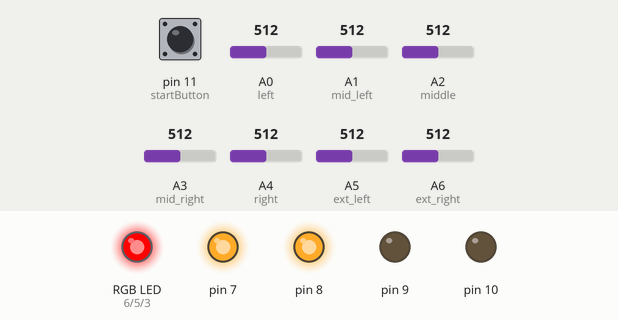
Bench run of a sketch on a simulated Arduino Nano, built with avr-gcc and run on an emulated ATmega328P. Shown: an RGB LED mixed from three pins (HIGH = lit), output pins drawn as LEDs (lit = HIGH). Inputs (shaded band) come from the test bench; at power-on: A1 (mid_left) = 512, A3 (mid_right) = 512, A5 (ext_left) = 512, A6 (ext_right) = 512, A2 (middle) = 512, A0 (left) = 512, pin 11 (startButton) HIGH, A4 (right) = 512.

Above: at 1.8 s.
1.9 s: A1 (mid_left) set to 670
At 4.2 s:
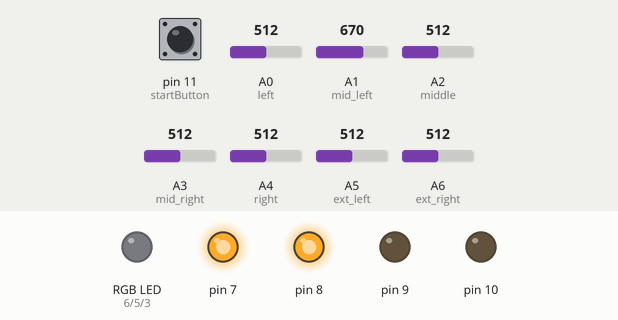
6.3 s: A3 (mid_right) set to 190
At 9.0 s:
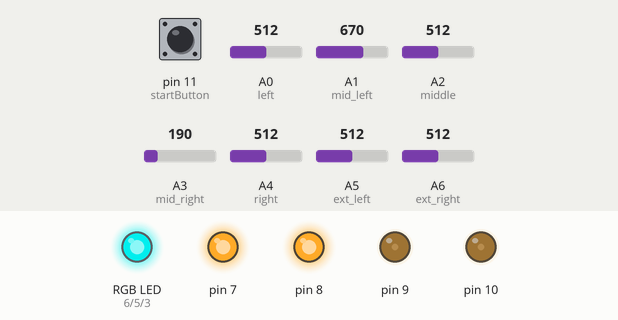
10.1 s: A5 (ext_left) set to 190
At 12.43 s:
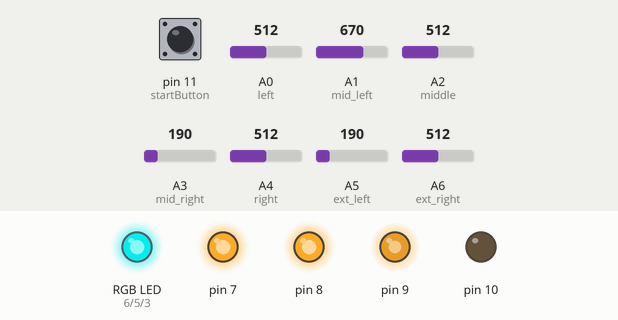
16.4 s: A6 (ext_right) set to 190
19.9 s: A2 (middle) set to 670
23.4 s: A0 (left) set to 642
25.6 s: A0 (left) set to 668
At 28.8 s:
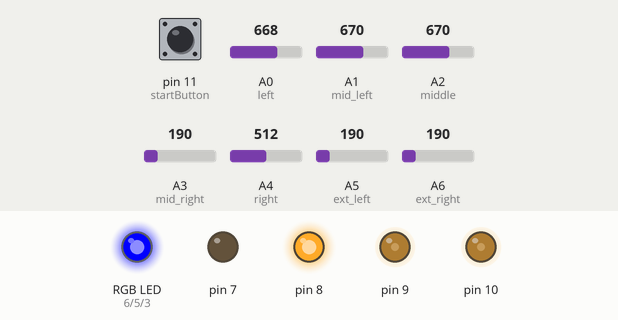
Timing chart, 0 to 30.3 s (numbered marks = the images above; inputs shaded):
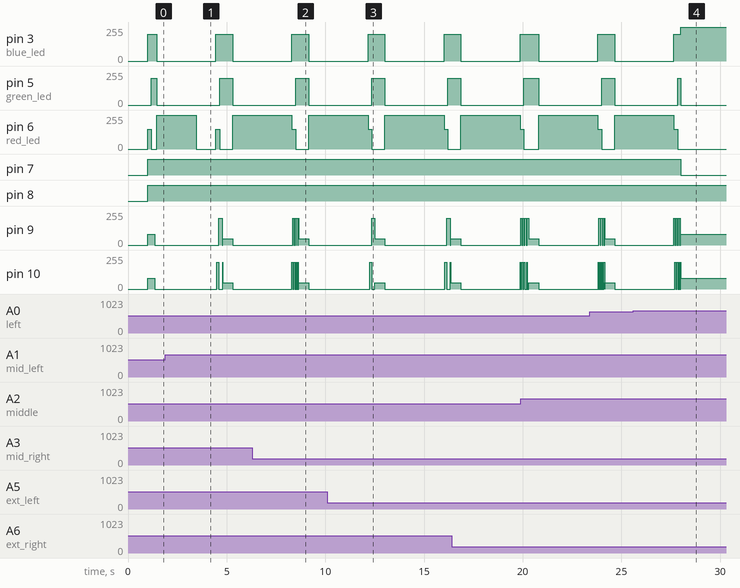

Measured:
- the behaviour switches between 659 and 660 on A0 (left) (found by bisection; images 3 and 4)
- after the input at 25.6 s, pin 6 (red_led): goes on until 27.8 s, then stays 0/255; pin 7: HIGH → LOW after 2.4 s

The sketch:

maze_whiteline.ino
```cpp
const int startButton = 11;

const int left = A0;
const int ext_left = A5;
const int mid_left = A1;
const int middle = A2;
const int mid_right = A3;
const int ext_right = A6;
const int right = A4;
const int buzzer = 7;

const int green_led = 5;
const int blue_led = 3;
const int red_led = 6;

bool l = 0;    // left
bool r = 0;    // right
bool s = 0;    // straight
bool u = 0;    // back
int e = 0;     // end of the maze
int paths = 0; // over all path

bool endFound = 0; // end found as it is

int blackValue = 900; // analog value of black
int whiteValue = 100; // analog value of white
int threshold = 660;  // threshhold value invert this value to change to differnt contrast
// int threshold = (blackValue + whiteValue) * 0.5;

int FT = 250; // this is cycles based on how fast is the robot (cycles are inversely poroportional to speed)

int P, D, I, previousError, PIDvalue, error; // ititate values pdi and error previous error and pid values calculated
int lsp = 100;                               // speed left
int rsp = 100;                               // speed right
int lfspeed = 80;                            // what is speed
int turnspeed;                               // turn speed will further change
// gain values will alter later
float Kp = 0.04;
float Kd = 0.05;
float Ki = 0.01;

String str; // path as a string

void setup()
{
  Serial.begin(9600);
  pinMode(startButton, INPUT_PULLUP);
  pinMode(7, OUTPUT);
  pinMode(8, OUTPUT);
  pinMode(blue_led, OUTPUT);  // blue
  pinMode(green_led, OUTPUT); // green
  pinMode(red_led, OUTPUT);   // red
  //  lfspeed = 50000 / analogRead(7); //arbitrary conversion to convert analogRead to speed. Need to check if this works for all voltage levels
  turnspeed = lfspeed * 0.6; // idk what is this
}

void loop() // this is the loop main loop
{
  while (digitalRead(startButton) == 0) // waiting for the start button
  {                                     // Do nothing while waiting for button press
  }
  delay(1000);

  while (endFound == 0) // line following robot main code ----->
  {
    linefollow(); // follows line
    checknode();  // checks intersection
    botstop();    // stops bot
    delay(100);

    reposition(); // have to read about this
  }

  for (int x = 0; x < 4; x++) // convertor of the whole path to shortest path
  {
    str.replace("LULUS", "U");
    str.replace("LUSUL", "U");
    str.replace("LUL", "S");
    str.replace("SUL", "R");
    str.replace("LUS", "R");
    str.replace("RUL", "U");
  }
  int endpos = str.indexOf('E');

  while (digitalRead(startButton) == 0) // waits for the maze shortest path
  {                                     // Do nothing while waiting for button press
  }
  delay(1000);

  for (int i = 0; i <= endpos; i++) // maze shortest path
  {
    char node = str.charAt(i);
    paths = 0;
    while (paths < 2)
    {
      linefollow();
      checknode();
      if (paths == 1)
      {
        reposition();
      }
    }
    switch (node)
    {
    case 'L':
      botstop();
      delay(50);
      botleft();
      break;

    case 'S':
      break;

    case 'R':
      botstop();
      delay(50);
      botright();
      break;

    case 'E':
      for (int i = 0; i < 50; i++)
      {
        botinchforward();
      }
      red();
      botstop();
      delay(1000);
      break;
    } //_________end of switch
  }   //_________end of for loop
}

void showSensorData() // just prints out
{
  Serial.print("Sensor 0 -");
  Serial.print(analogRead(left));
  Serial.print("Sensor 1 -");
  Serial.print(analogRead(mid_left));
  Serial.print("Sensor 2 -");
  Serial.print(analogRead(middle));
  Serial.print("Sensor 3 -");
  Serial.print(analogRead(mid_right));
  Serial.print("Sensor 4- ");
  Serial.println(analogRead(right));
}

void linefollow() // line following function using pid function returns green
{                 // green () ;
  paths = 0;
  while ((analogRead(left) > threshold) && (analogRead(right) > threshold) && (analogRead(middle) < threshold)) // first is left
  {
    PID(); // takes pid values and returns corrctions based on error and gain
  }
  lightsoff(); // when straight line finished the lights turns off
}

void PID() // pid function takes error and corrects,
{
  int error1 = analogRead(mid_left) - analogRead(mid_right);
  int error2 = analogRead(ext_left) - analogRead(ext_right);
  int error = error1 + error2;

  P = error;                 // proportional
  I = I + error;             // integral
  D = error - previousError; // derivative

  PIDvalue = (Kp * P) + (Ki * I) + (Kd * D); // calculated value pid
  previousError = error;                     // previous error

  lsp = lfspeed - PIDvalue; // lsp left speed
  rsp = lfspeed + PIDvalue; // right speed

  if (lsp > 200)
  {
    lsp = 200; // sets max speed
  }
  if (lsp < 0)
  {
    lsp = 0; // set speed to null or zero
  }
  if (rsp > 200)
  {
    rsp = 200; // same as lsp sets max speed
  }
  if (rsp < 0)
  {
    rsp = 0; // same sets to zero
  }
  // sets speed and direction of motor
  digitalWrite(7, HIGH);
  digitalWrite(8, HIGH);
  analogWrite(9, lsp);
  analogWrite(10, rsp);
}

void checknode() // returns yellow when detection
{
  yellow();  // yellow light  on to indicate node or any turn
  l = 0;     // left
  r = 0;     // right
  s = 0;     // straight
  u = 0;     // u turn
  e = 0;     // end
  paths = 0; // path

  // checks whethere bot is on node and the number of exits possible

  if (analogRead(right) < threshold)                                                                         // if right sensor is true
    r = 1;                                                                                                   // if  right most is true
  if (analogRead(left) < threshold)                                                                          // if left sensor is true
    l = 1;                                                                                                   // if left most is true
  if ((analogRead(left) > threshold && (analogRead(right) > threshold) && (analogRead(middle) > threshold))) // if all sensor are true
  {
    u = 1; // if the intersection ends  then u turn
  }
  if ((analogRead(middle) < threshold) && (analogRead(mid_right) < threshold) && (analogRead(right) < threshold)) // if all sensors are false
  {
    e = 1; // if the maze ends
  }

  if (u == 0)
  {
    for (int i = 0; i < FT; i++) // as fas as i know this loop runs 250 times casue ft is defined as ft (i think this is varied by how fast)
    {
      magenta(); // light turns to purple
      // botinchforward ();
      // this loop might be used for detecting a t junction and marks it
      PID();                             // simple pdi
      if (analogRead(right) < threshold) // same if right is true then right
      {
        r = 1;
      }
      if (analogRead(left) < threshold) // left is true then left
      {
        l = 1;
      }
    }
    for (int i = 0; i < FT; i++) // this loop also runs 250 times
    {
      cyan();
      // botinchforward ();
      PID();
      if (analogRead(middle) < threshold)
        s = 1;
      if ((e == 1) && (analogRead(mid_right) < threshold) && (analogRead(right) < threshold) && (analogRead(middle) < threshold))
        e = 2;
    }
  }

  if (u == 1)
  {
    for (int i = 0; i < 50; i++)
    {
      botinchforward(); // inch bot with cycle of fifty
    }
  }

  paths = l + s + r; // final path passed
}

void reposition() // takes the decision based on position returns blue
{
  blue();
  if (e == 2)
  {
    str += 'E';
    endFound = 1;
    red();
    botstop();
    delay(2000);
  }
  else if (l == 1)
  {
    if (paths > 1)
      str += 'L';
    botleft(); // take left
  }

  else if (s == 1)
  {
    if (paths > 1)
      str += 'S';
  }
  else if (r == 1)
  {
    if (paths > 1)
      str += 'R';
    botright(); // take right
  }

  else if (u == 1)
  {
    magenta();
    str += 'U';
    botuturn(); // take left
  }
  lightsoff();
}

void botleft() // left turn
{
  digitalWrite(7, HIGH);
  digitalWrite(8, LOW);
  analogWrite(9, lfspeed);
  analogWrite(10, lfspeed);
  delay(200);
  while (analogRead(middle) > threshold)
  {
    digitalWrite(7, HIGH);
    digitalWrite(8, LOW);
    analogWrite(9, lfspeed);
    analogWrite(10, lfspeed);
  }
  analogWrite(9, 0);
  analogWrite(10, 0);
  delay(50);
}

void botright() // right turn
{
  digitalWrite(7, LOW);
  digitalWrite(8, HIGH);
  analogWrite(9, lfspeed);
  analogWrite(10, lfspeed);
  delay(200);
  while (analogRead(middle) > threshold)
  {
    digitalWrite(7, LOW);
    digitalWrite(8, HIGH);
    analogWrite(9, lfspeed);
    analogWrite(10, lfspeed);
  }
  analogWrite(9, 0);
  analogWrite(10, 0);
  delay(50);
}

void botstraight() // strat line function
{
  digitalWrite(7, HIGH);
  digitalWrite(8, HIGH);
  analogWrite(9, lfspeed);
  analogWrite(10, lfspeed);
}

void botinchforward() // moves bot an inch
{
  digitalWrite(7, HIGH);
  digitalWrite(8, HIGH);
  analogWrite(9, turnspeed);
  analogWrite(10, turnspeed);
  delay(10);
}
void botstop() // stops the bot at the end
{
  digitalWrite(7, HIGH);
  digitalWrite(8, HIGH);
  analogWrite(9, 0);
  analogWrite(10, 0);
}
void botuturn() // u turn of the bot
{
  digitalWrite(7, HIGH);
  digitalWrite(8, LOW);
  analogWrite(9, lfspeed * 0.8);
  analogWrite(10, lfspeed);
  delay(400);
  while (analogRead(middle) > threshold)
  {
    digitalWrite(7, HIGH);
    digitalWrite(8, LOW);
    analogWrite(9, lfspeed * 0.8);
    analogWrite(10, lfspeed);
  }
  analogWrite(9, 0);
  analogWrite(10, 0);
  delay(50);
}

// led functions to indicated specific tasks
void magenta()
{
  analogWrite(blue_led, 200); // BLUE
  analogWrite(green_led, 0);  // Green      // MAGENTA
  analogWrite(red_led, 150);  // red
}

void yellow()
{
  analogWrite(blue_led, 0);    // BLUE
  analogWrite(green_led, 200); // Green      // Yellow
  analogWrite(red_led, 150);   // red
}
void cyan()
{
  analogWrite(blue_led, 200);  // BLUE
  analogWrite(green_led, 200); // Green      // Cyan
  analogWrite(red_led, 0);     // red
}
void green()
{
  digitalWrite(blue_led, LOW);
  digitalWrite(green_led, HIGH); // GREEN
  digitalWrite(red_led, LOW);
}

void red()
{
  digitalWrite(blue_led, LOW);
  digitalWrite(green_led, LOW);
  digitalWrite(red_led, HIGH);
}
void blue()
{
  digitalWrite(blue_led, HIGH);
  digitalWrite(green_led, LOW);
  digitalWrite(red_led, LOW); // BLUE
}
void lightsoff()
{
  digitalWrite(blue_led, LOW);
  digitalWrite(green_led, LOW);
  digitalWrite(red_led, LOW);
}
```
